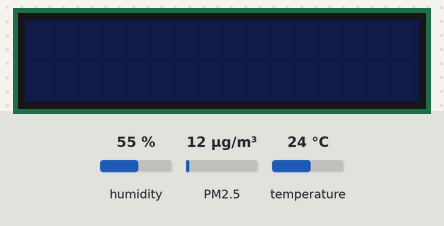
Recording of a sketch running on a simulated Arduino MKR. On the bench: 16×2 character LCD. The inputs (shaded band) are chosen by the test bench; at power-on: humidity 55 %, PM2.5 12 µg/m³, temperature 24 °C. WiFi joins after 1.5 s; servers stay silent unless stated.

Above: at 2.8 s.
2.9 s: humidity set to 22 %
At 7.0 s:
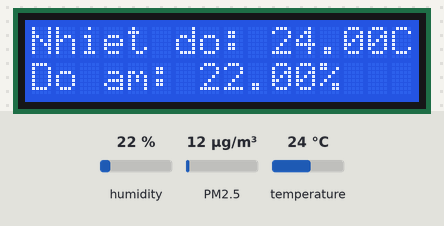
8.1 s: PM2.5 set to 6 µg/m³
At 11.0 s:
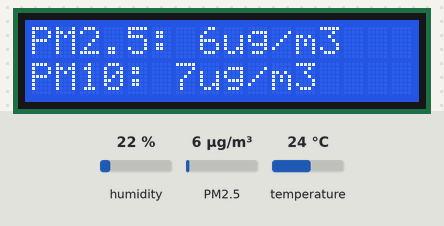
11.5 s: temperature set to 12 °C
At 16.2 s:
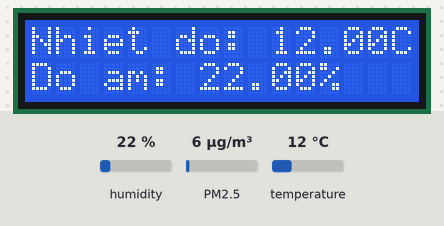
16.5 s: PM2.5 set to 75 µg/m³
At 21.3 s:
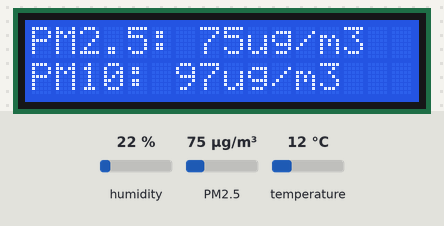
21.8 s: humidity set to 40 %
At 26.4 s:
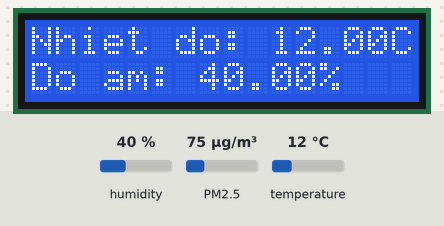
26.8 s: PM2.5 set to 150 µg/m³
At 31.4 s:
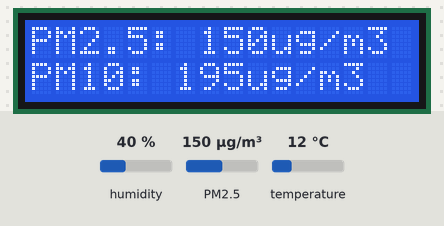
Timing chart, 0 to 32.8 s (numbered marks = the images above; inputs shaded):
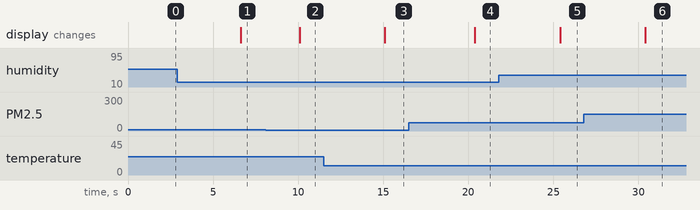

Measured:
- after the input at 2.9 s, the display: changes after 3.7 s (image 1)
- after the input at 8.1 s, the display: changes after 2.0 s (image 2)
- after the input at 11.5 s, the display: changes after 3.6 s (image 3)
- after the input at 16.5 s, the display: changes after 3.9 s (image 4)
- after the input at 21.8 s, the display: changes after 3.6 s (image 5)
- after the input at 26.8 s, the display: changes after 3.6 s (image 6)

The sketch:

Final.ino
```cpp
#include <ESP8266WiFi.h>
#include <Wire.h>
#include <BlynkSimpleEsp8266.h>
#include "Timer.h"

#include "PMS.h"
#include "DHT.h"
#include "SoftwareSerial.h"

#include <ThingSpeak.h>
#include <LiquidCrystal_I2C.h>

// WiFi auth
#define ssid "P1213 b7"
#define pass "bimz2021"

// Thingspeak stuff
#define apiKeyChannel "MWTTN33G6A2F945G"  // write API key
#define channelID 1424514                 // channel ID
#define apiServer "api.thingspeak.com"    // Thingspeak server

// Blynk authentication key
#define auth "J7aWXrbQlyRkBCRtsAzQeok1qZ-HRYXW"

// DHTxx sensor type and digital pin
#define DHTTYPE DHT11
#define dht_dpin 4

LiquidCrystal_I2C lcd(0x27,16,2);
DHT dht(dht_dpin, DHTTYPE);
WiFiClient client;
// reading PMS7003 sensor with software-defined serial
SoftwareSerial pmsSerial(3, 1); // RX: GPIO3, TX: GPIO1
PMS pms(pmsSerial);
PMS::DATA pmsData;
// initialize timers
Timer timer;
BlynkTimer blynkTimer;
// initialize global variables to store sensors readings
float humidity, temperature;
int PM_2_5, PM_10;
// indicates state of Blynk connection
bool begun = false;
// indicates whether to display PMS reading or DHT11 reading on LCD
bool lcdPMS = false;

void setup(){
  // Begin the software-defined serial for debugging and reading PMS7003 sensor
  pmsSerial.begin(9600);
  ThingSpeak.begin(client);
  dht.begin();
  // every 5 seconds, check WiFi connection and try to connect if not connected
  timer.every(5000, connectWiFi);
  // every 8 seconds, check Blynk connection and try to connect if not connected
  blynkTimer.setInterval(8000, setupBlynk);
  // every 5 seconds, display sensors readings on LCD
  timer.every(5000, writeToLCD);
  // every 5 seconds, send sensors readings to Blynk server
  blynkTimer.setInterval(5000, writeToBlynk);
  // every 20 seconds, send sensors readings to Thingspeak server
  // Thingspeak needs 15-second invervals between requests
  timer.every(20000, sendToThingspeak);
}


void loop() {
  timer.update();
  blynkTimer.run();
  // read the sensor every loop since pms.read(pmsData) is not guaranteed to yield a result
  readSensor();
  client.stop();
}

void connectWiFi(){
  pmsSerial.println("WIFI");
  WiFi.mode(WIFI_STA);
  // if NodeMCU is not connected to WiFi
  if (WiFi.status() != WL_CONNECTED){
    WiFi.begin(ssid, pass);
    pmsSerial.print(".");
    pmsSerial.println("\nWiFi Connected.");
    pmsSerial.println(WiFi.localIP());
  }
}

void readSensor(){
  humidity = dht.readHumidity();
  temperature = dht.readTemperature();
  if (pms.read(pmsData)){
    PM_2_5 = pmsData.PM_AE_UG_2_5;
    PM_10 = pmsData.PM_AE_UG_10_0;
    pmsSerial.println("Dust Concentration");
    pmsSerial.println("PM2.5 :" + String(PM_2_5) + "(ug/m3)");
    pmsSerial.println("PM10  :" + String(PM_10) + "(ug/m3)");
  }
}

void setupBlynk(){
  pmsSerial.println("SETUP BLYNK");
  // if NodeMCU is connected to WiFi and not connected to Blynk server
  if ((WiFi.status() == WL_CONNECTED) && (!begun)){
    Blynk.begin(auth, ssid, pass, IPAddress(192,168,0, 14), 8080);
    pmsSerial.println("BLYNK BEGUN");
    begun = true;
  }
}


void writeToLCD(){
  // LCD's SDA is connected to GPIO2 and SCL to GPIO0
  Wire.begin(2, 0) ;
  lcd.init();
  lcd.backlight();
  if (!lcdPMS){
    lcd.setCursor(0, 0);
    lcd.print("Nhiet do: ");
    lcd.print(temperature);
    lcd.print("C");
    lcd.setCursor(0, 1);
    lcd.print("Do am: ");
    lcd.print(humidity);
    lcd.print("%");
    lcdPMS = true;
  } else {
    lcd.setCursor(0, 0);
    lcd.print("PM2.5: ");
    lcd.print(PM_2_5);
    lcd.print("ug/m3");
    lcd.setCursor(0, 1);
    lcd.print("PM10: ");
    lcd.print(PM_10);
    lcd.print("ug/m3");
    lcdPMS = false;
  }
//  Serial.println("LCD");
}


void writeToBlynk(){
  pmsSerial.println("BLYNK WRITE");
  if (Blynk.connected()){
    Blynk.virtualWrite(V6, temperature);
    Blynk.virtualWrite(V5, humidity);
    Blynk.virtualWrite(V4, PM_10);
    Blynk.virtualWrite(V3, PM_2_5);
  }
//  Serial.println("Blynk");
}

void sendToThingspeak(){
  ThingSpeak.setField(1, temperature);
  ThingSpeak.setField(2, humidity);
  ThingSpeak.setField(3, PM_2_5);
  ThingSpeak.setField(4, PM_10);
  int writeSuccess = ThingSpeak.writeFields(channelID, apiKeyChannel);
  if (writeSuccess) pmsSerial.println("THINGSPEAK");

}
```
